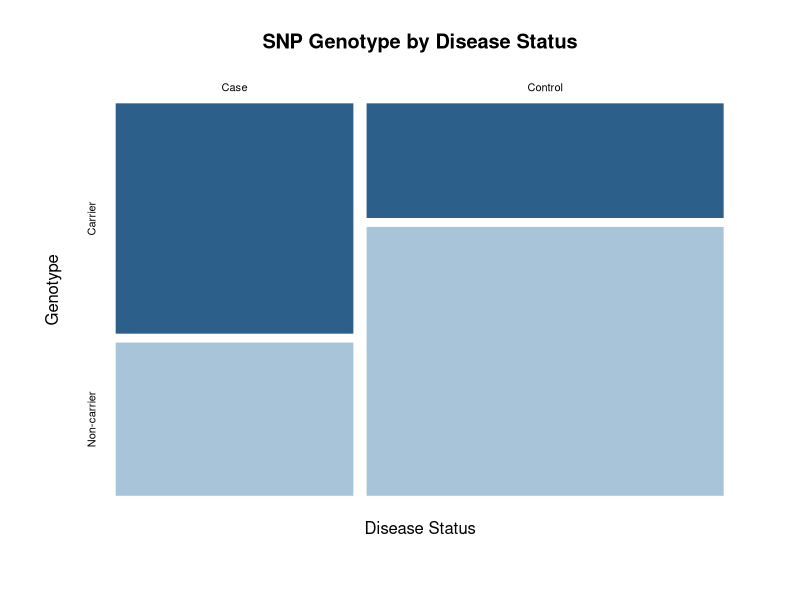
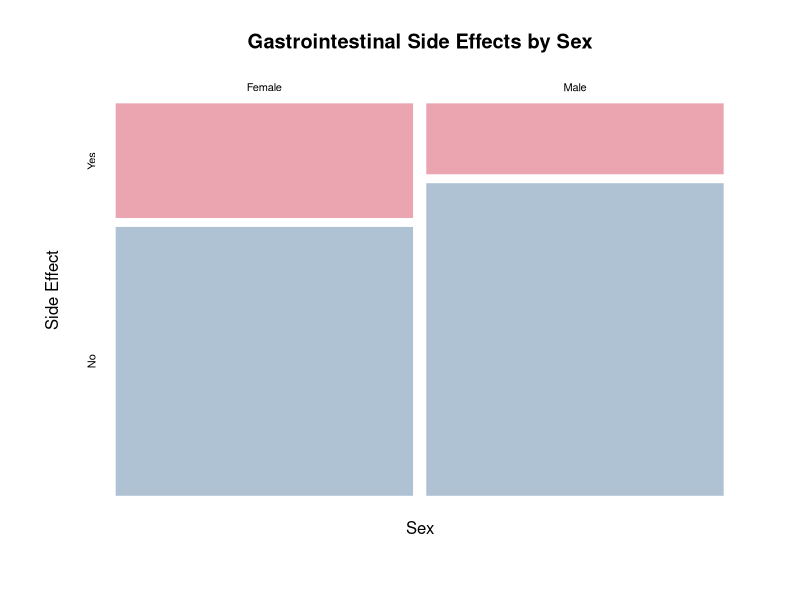

Here is the R script that generated these plots, in order:
## ---- chunk 1
knitr::opts_chunk$set(echo = TRUE)
## ---- chunk 2
# Genotype data: 500 individuals
# Rows: Disease status (Case / Control)
# Columns: Genotype (Carrier = at least one minor allele / Non-carrier)

snp_table <- matrix(
  c(120, 80,   # Cases: carrier, non-carrier
    90, 210),  # Controls: carrier, non-carrier
  nrow     = 2,
  byrow    = TRUE,
  dimnames = list(
    Status   = c("Case", "Control"),
    Genotype = c("Carrier", "Non-carrier")
  )
)

snp_table
## ---- chunk 3
# Margins: row totals and column totals
addmargins(snp_table)
## ---- chunk 4
# Row proportions: within cases, what fraction are carriers?
round(prop.table(snp_table, margin = 1), 3)
## ---- chunk 5
mosaicplot(snp_table,
           col    = c("#2C5F8A", "#A8C4D9"),
           main   = "SNP Genotype by Disease Status",
           xlab   = "Disease Status",
           ylab   = "Genotype",
           border = "white")
## ---- chunk 6
# Chi-square test of independence
chi_result <- chisq.test(snp_table)
chi_result
## ---- chunk 7
# Expected counts under independence (what we would see if there were no association)
chi_result$expected
## ---- chunk 8
# Observed vs expected
cat("Observed:\n")
print(snp_table)

cat("\nExpected under independence:\n")
round(chi_result$expected, 1)
## ---- chunk 9
# Standardised residuals: large absolute values indicate which cells drive the association
round(chi_result$stdres, 2)
## ---- chunk 10
# Suppose we have a much smaller sample from a rare disease study
rare_table <- matrix(
  c(8, 2,
    3, 12),
  nrow     = 2,
  dimnames = list(Status   = c("Case", "Control"),
                  Exposure = c("Exposed", "Unexposed"))
)

rare_table
addmargins(rare_table)
## ---- chunk 11
# Chi-square would give unreliable results here (some cells < 5)
# Always use Fisher's exact test for small samples
fisher.test(rare_table)
## ---- chunk 12
# Odds ratio calculation
# Odds of disease for carriers = cases with carrier / controls with carrier
# Odds of disease for non-carriers = cases with non-carrier / controls with non-carrier

a <- snp_table["Case",    "Carrier"]
b <- snp_table["Control", "Carrier"]
c <- snp_table["Case",    "Non-carrier"]
d <- snp_table["Control", "Non-carrier"]

OR <- (a / b) / (c / d)
cat("Odds Ratio:", round(OR, 3), "\n")
## ---- chunk 13
# Fisher's test also reports the OR and its confidence interval
fisher_result <- fisher.test(snp_table)
cat("OR from Fisher's test:", round(fisher_result$estimate, 3), "\n")
cat("95% CI:", round(fisher_result$conf.int, 3), "\n")
## ---- chunk 14
side_effects <- matrix(
  c(45, 105,   # Female: side effect yes, no
    28, 122),  # Male: side effect yes, no
  nrow     = 2,
  byrow    = TRUE,
  dimnames = list(Sex        = c("Female", "Male"),
                  SideEffect = c("Yes", "No"))
)

cat("Contingency table:\n")
addmargins(side_effects)
## ---- chunk 15
# Row proportions
cat("\nRow proportions:\n")
round(prop.table(side_effects, margin = 1), 3)
## ---- chunk 16
# Chi-square test
chi_se <- chisq.test(side_effects)
chi_se
## ---- chunk 17
# Odds ratio via Fisher's test
fisher_se <- fisher.test(side_effects)
cat("Odds Ratio:", round(fisher_se$estimate, 3), "\n")
cat("95% CI:", round(fisher_se$conf.int, 3), "\n")
## ---- chunk 18
# Visualise
mosaicplot(side_effects,
           col    = c("#C8102E60", "#2C5F8A60"),
           main   = "Gastrointestinal Side Effects by Sex",
           xlab   = "Sex",
           ylab   = "Side Effect",
           border = "white")
